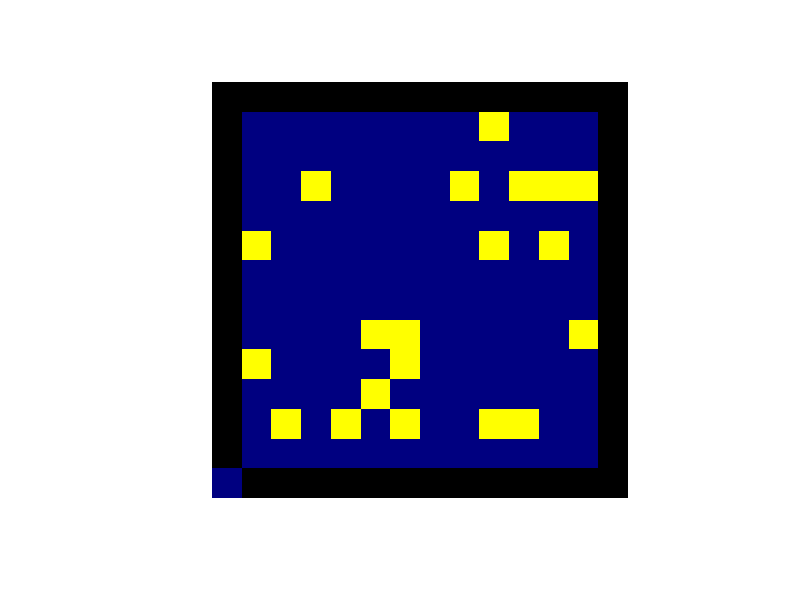
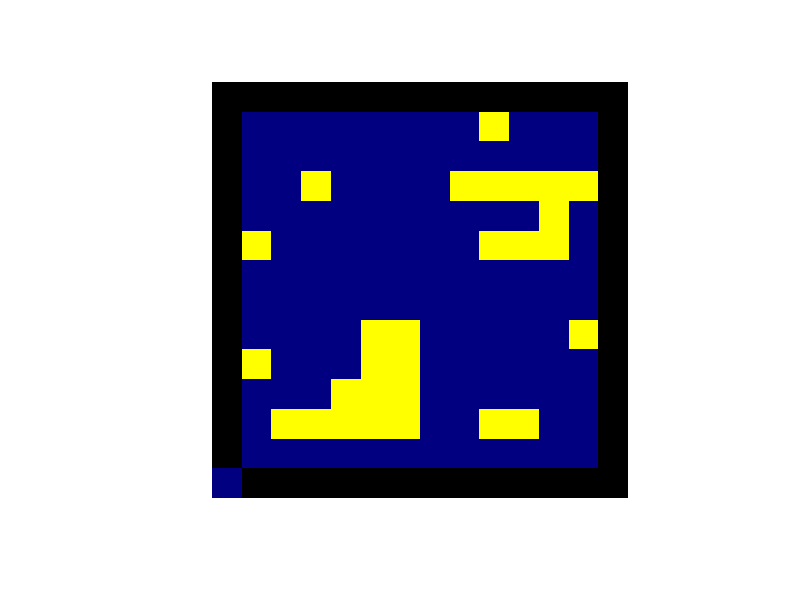
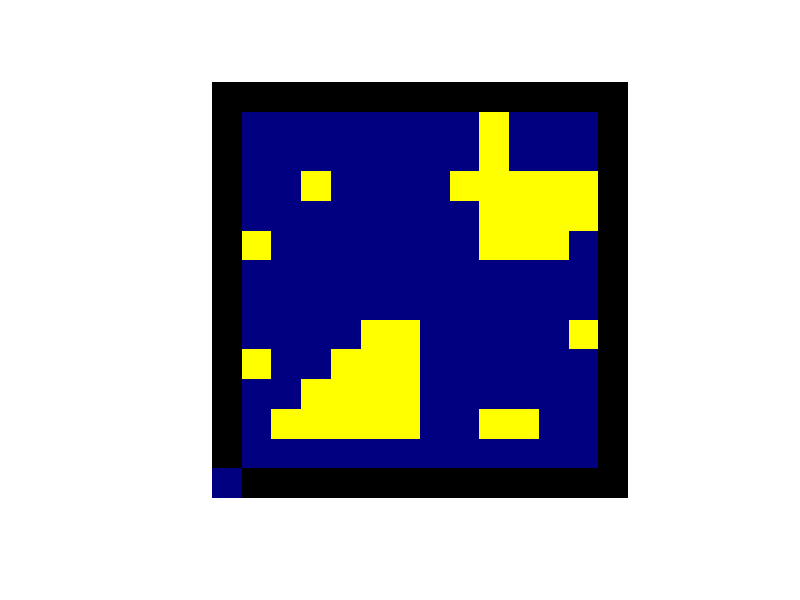
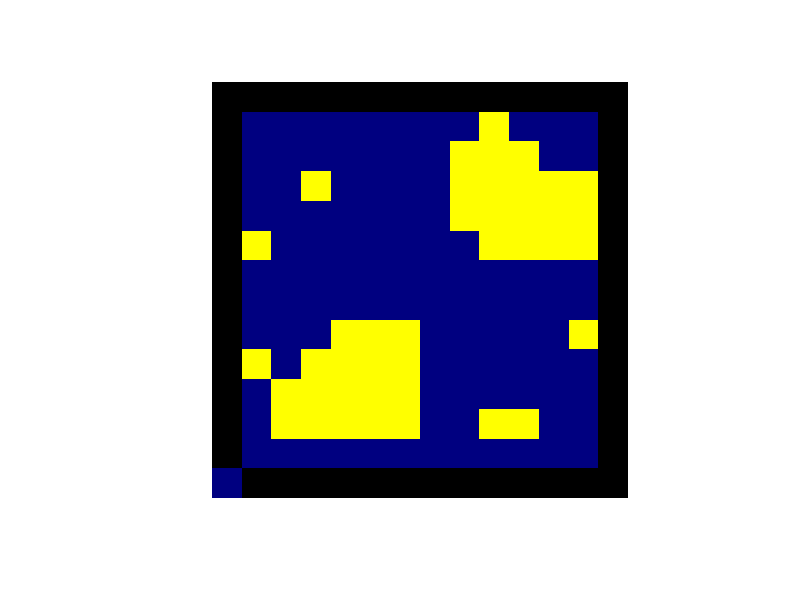
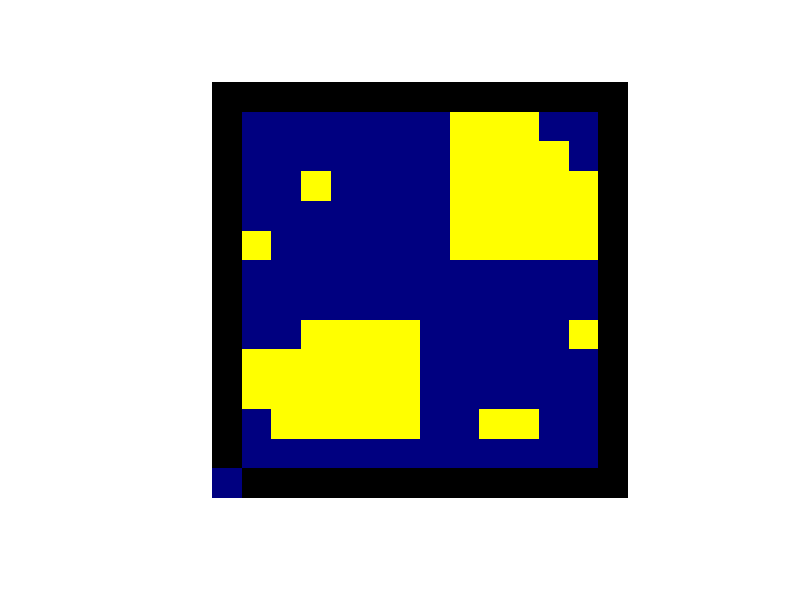
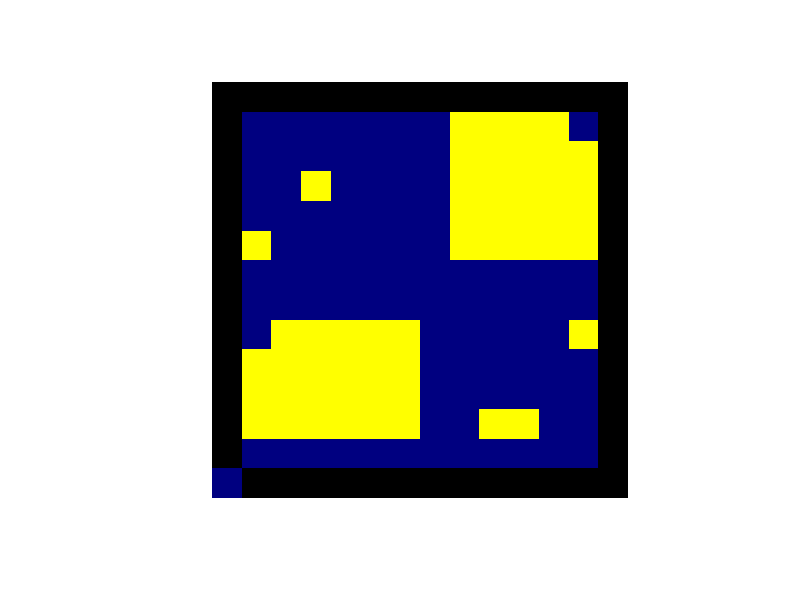
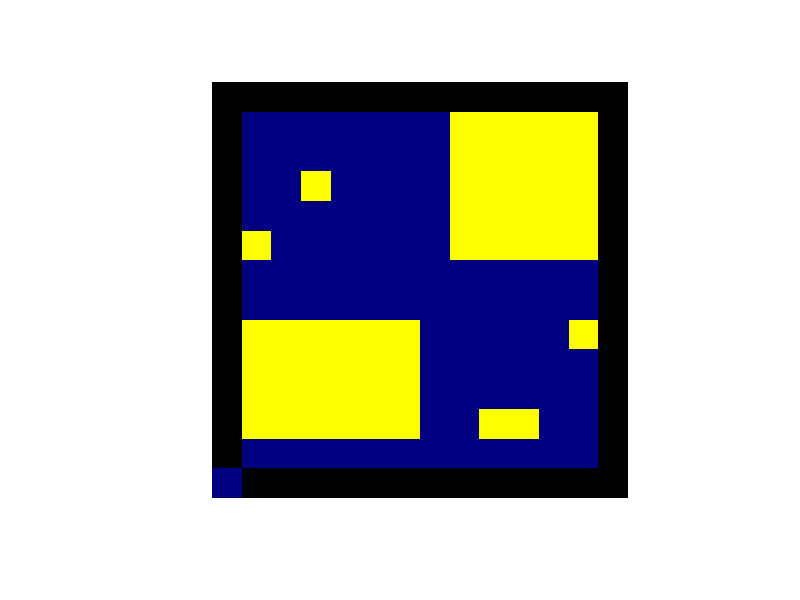

Here is the R script that generated these plots, in order:
# code to pause the image to allow for ease in visualization
pauseit <- function(x)
{
  p1 <- proc.time()
  Sys.sleep(x)
  proc.time() - p1 # The cpu usage should be negligible
}


library(fields)


N=12 # side length of environment
I0 = 20 # initial no. infected
envMat = matrix(0,nrow=N,ncol=N)
envMat[sample(1:length(envMat),I0,replace=F)] = 1

## optimal solution
# diag(envMat) = 1

deltaI = TRUE # are there still infections?
counter = 1

colorTable <- designer.colors(3, c( "navyblue","yellow", "black"), 
                             x = c(0, 40, 140) / 140)

graphCount = 0
# do we want to save the graph?
graphBool = F
# vector of prop. infected
infectedVec = c(I0/(N^2))

while (deltaI) {
  
  infectedVec = c(infectedVec, sum(envMat == 1)/(N^2))
  
  envMatPlus = matrix(2,nrow=N+2,ncol=N+2)
  envMatPlus[2:(N+1),2:(N+1)] = envMat
  envMatPlus[1,1] = 0
  
  if (graphBool) {
    # uncomment parts to save image() output as png
    # png(paste(graphCount,".png"))
    image(envMatPlus,col=colorTable,asp=1,axes=F)
    # dev.off()
    graphCount = graphCount + 1
  } else {
    image(envMatPlus,col=colorTable,asp=1,axes=F)
    pauseit(0.25)
  }
  
  
  # SaR vector
  susVec = which(envMat == 0)
  infVec = which(envMat == 1)
  # find neighbors of infected who can get infected
  # (up, left, down, right)
  infVecLeft = infVec[(infVec - 1) %% 12 > 0]
  infVecRight = infVec[(infVec + 1) %% 12 != 1]
  
  neighborVec = infVecLeft - 1
  neighborVec = c(neighborVec, infVecRight + 1)
  neighborVec  = c(neighborVec, infVec + N)
  neighborVec  = c(neighborVec, infVec - N)
  
  neighborVec = neighborVec[neighborVec >= 1]
  neighborVec = neighborVec[neighborVec <= (N^2)]
  
  neighborVec = neighborVec[! neighborVec %in% infVec]
  
  tmp.df = data.frame(table(neighborVec))
  neighborVec = as.numeric(as.character(tmp.df$neighborVec))
  
  newInfVec = neighborVec[which(tmp.df$Freq > 1)]
  if (length(newInfVec) == 0) {
    deltaI = FALSE
  }
  
  # set new infections
  envMat[newInfVec] = 1
  
  counter = counter + 1
  print(counter)
}

if (sum(envMat) == length(envMat)) {
  print("Complete infection accomplished.")
}

## stuff for making an animation out of the saved images above
# system('"C:\\Program Files\\ImageMagick-7.0.8-Q16\\convert.exe" -delay 20 "%d .png[0-11]" animation.gif')
## replace 23 below with last frame of gif
# system('"C:\\Program Files\\ImageMagick-7.0.8-Q16\\convert.exe" animation.gif ( -clone 11 -set delay 150 ) -swap 11,-1 +delete animation.gif')
